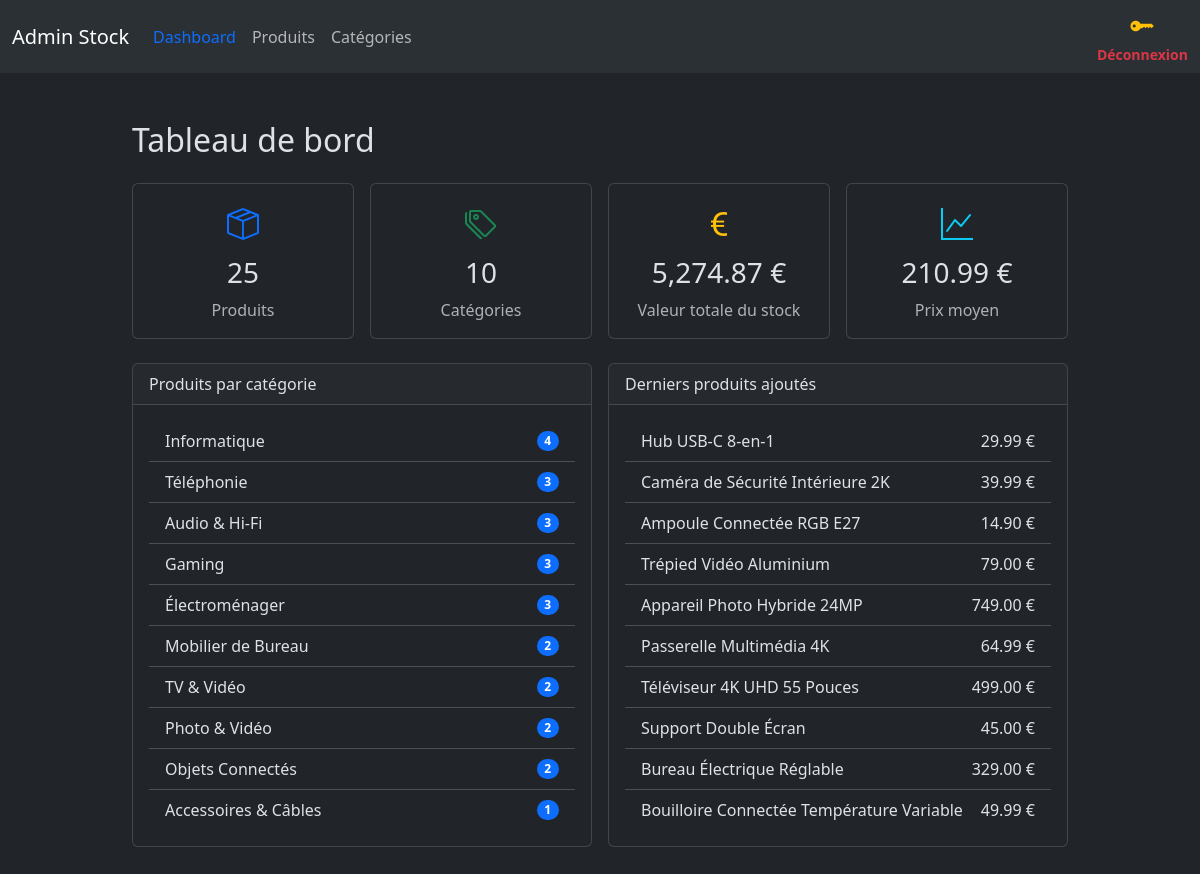
Page /admin/dashboard.php (signed in) on the committed database.
### tables this page shows
CREATE TABLE IF NOT EXISTS `products` (
  `id` int NOT NULL AUTO_INCREMENT,
  `name` varchar(255) NOT NULL,
  `description` text NOT NULL,
  `price` decimal(7,2) NOT NULL,
  `id_category` int NOT NULL,
  `cover` varchar(255) DEFAULT NULL,
  PRIMARY KEY (`id`),
  KEY `id_category` (`id_category`)
);

### admin/functions.php (called while the page is built, shortened)
<?php
function dbQuery(PDO $pdo, string $sql, array $params = []): PDOStatement
{
    if(empty($params)){
        return $pdo->query($sql);
    }
    $stmt = $pdo->prepare($sql);
    $stmt->execute($params);
    return $stmt;
}
function fetchAll(PDO $pdo, string $sql, array $params = []): array
{
    return dbQuery($pdo, $sql, $params)->fetchAll(PDO::FETCH_ASSOC);
}
function fetchOne(PDO $pdo, string $sql, array $params = []): ?array
{
    $stmt = dbQuery($pdo, $sql, $params);
    $result = $stmt->fetch(PDO::FETCH_ASSOC);
    return $result ?: null;
}

### admin/dashboard.php (the view, shortened to what this page needs)
<?php
    require "../config/connexion.php";
    require "functions.php";
    $totalProducts = fetchOne($bdd, "SELECT COUNT(*) AS total FROM products");
    $totalCategories = fetchOne($bdd, "SELECT COUNT(*) AS total FROM categories");
    $stockValue = fetchOne($bdd, "SELECT SUM(price) AS total FROM products");
    $avgPrice = fetchOne($bdd, "SELECT AVG(price) AS moyenne FROM products");
    $productsByCategory = fetchAll($bdd, "
        SELECT categories.name AS category_name, COUNT(products.id) AS nb_products
        FROM categories
        LEFT JOIN products ON products.id_category = categories.id
        GROUP BY categories.id, categories.name
        ORDER BY nb_products DESC
    ");
    $recentProducts = fetchAll($bdd, "SELECT id, name, price FROM products ORDER BY id DESC LIMIT 10");
?>
<!DOCTYPE html>
<html lang="fr" data-bs-theme="dark">
<?php include("partials/head.php"); ?>
<body>
    <?php include("partials/nav.php"); ?>
    <div class="container-fluid py-5 mx-auto" style="width: 80vw;">
        <h2 class="mb-4">Tableau de bord</h2>
        <div class="row g-3 mb-4">
            <div class="col-md-3">
                <div class="card text-center h-100">
                    <div class="card-body">
                        <i class="bi bi-box-seam fs-2 text-primary"></i>
                        <h3 class="mt-2"><?= (int) $totalProducts['total'] ?></h3>
                        <p class="text-muted mb-0">Produits</p>
                    </div>
                </div>
            </div>
            <div class="col-md-3">
                <div class="card text-center h-100">
                    <div class="card-body">
                        <i class="bi bi-tags fs-2 text-success"></i>
                        <h3 class="mt-2"><?= (int) $totalCategories['total'] ?></h3>
                        <p class="text-muted mb-0">Catégories</p>
                    </div>
                </div>
            </div>
            <div class="col-md-3">
                <div class="card text-center h-100">
                    <div class="card-body">
                        <i class="bi bi-currency-euro fs-2 text-warning"></i>
                        <h3 class="mt-2"><?= number_format($stockValue['total'] ?? 0, 2) ?> €</h3>
                        <p class="text-muted mb-0">Valeur totale du stock</p>
                    </div>
                </div>
            </div>
            <div class="col-md-3">
                <div class="card text-center h-100">
                    <div class="card-body">
                        <i class="bi bi-graph-up fs-2 text-info"></i>
                        <h3 class="mt-2"><?= number_format($avgPrice['moyenne'] ?? 0, 2) ?> €</h3>
                        <p class="text-muted mb-0">Prix moyen</p>
                    </div>
                </div>
            </div>
        </div>
        <div class="row g-3">
            <div class="col-md-6">
                <div class="card h-100">
                    <div class="card-header">Produits par catégorie</div>
                    <div class="card-body">
                        <?php if (empty($productsByCategory)) : ?>
                            <p class="text-muted mb-0">Aucune donnée disponible.</p>
                        <?php else : ?>
                            <ul class="list-group list-group-flush">
                                <?php foreach ($productsByCategory as $cat) : ?>
                                    <li class="list-group-item d-flex justify-content-between align-items-center">
                                        <?= htmlspecialchars($cat['category_name']) ?>
                                        <span class="badge bg-primary rounded-pill"><?= (int) $cat['nb_products'] ?></span>
                                    </li>
                                <?php endforeach; ?>
                            </ul>
                        <?php endif; ?>
                    </div>
                </div>
            </div>
            <div class="col-md-6">
                <div class="card h-100">
                    <div class="card-header">Derniers produits ajoutés</div>
                    <div class="card-body">
                        <?php if (empty($recentProducts)) : ?>
                            <p class="text-muted mb-0">Aucun produit enregistré.</p>
                        <?php else : ?>
                            <ul class="list-group list-group-flush">
                                <?php foreach ($recentProducts as $p) : ?>
                                    <li class="list-group-item d-flex justify-content-between align-items-center">
                                        <?= htmlspecialchars($p['name']) ?>
                                        <span><?= number_format($p['price'], 2) ?> €</span>
                                    </li>
                                <?php endforeach; ?>
                            </ul>
                        <?php endif; ?>
                    </div>
                </div>
            </div>
        </div>
    </div>
</body>
</html>

### rows in the picture
products: name "Hub USB-C 8-en-1", price "29.99"
products: name "Caméra de Sécurité Intérieure 2K", price "39.99"
products: name "Ampoule Connectée RGB E27", price "14.90"
products: name "Trépied Vidéo Aluminium", price "79.00"
products: name "Appareil Photo Hybride 24MP", price "749.00"
products: name "Passerelle Multimédia 4K", price "64.99"
products: name "Téléviseur 4K UHD 55 Pouces", price "499.00"
products: name "Support Double Écran", price "45.00"
products: name "Bureau Électrique Réglable", price "329.00"
products: name "Bouilloire Connectée Température Variable", price "49.99"

### other values in the picture
$totalProducts['total'] "25"
$totalCategories['total'] "10"
$stockValue['total'] "5,274.87"
$avgPrice['moyenne'] "210.99"
$cat['category_name'] "Informatique"
$cat['nb_products'] "4"
$cat['category_name'] "Téléphonie"
$cat['nb_products'] "3"
$cat['category_name'] "Audio & Hi-Fi"
$cat['category_name'] "Gaming"
$cat['category_name'] "Électroménager"
$cat['category_name'] "Mobilier de Bureau"
$cat['nb_products'] "2"
$cat['category_name'] "TV & Vidéo"
$cat['category_name'] "Photo & Vidéo"
